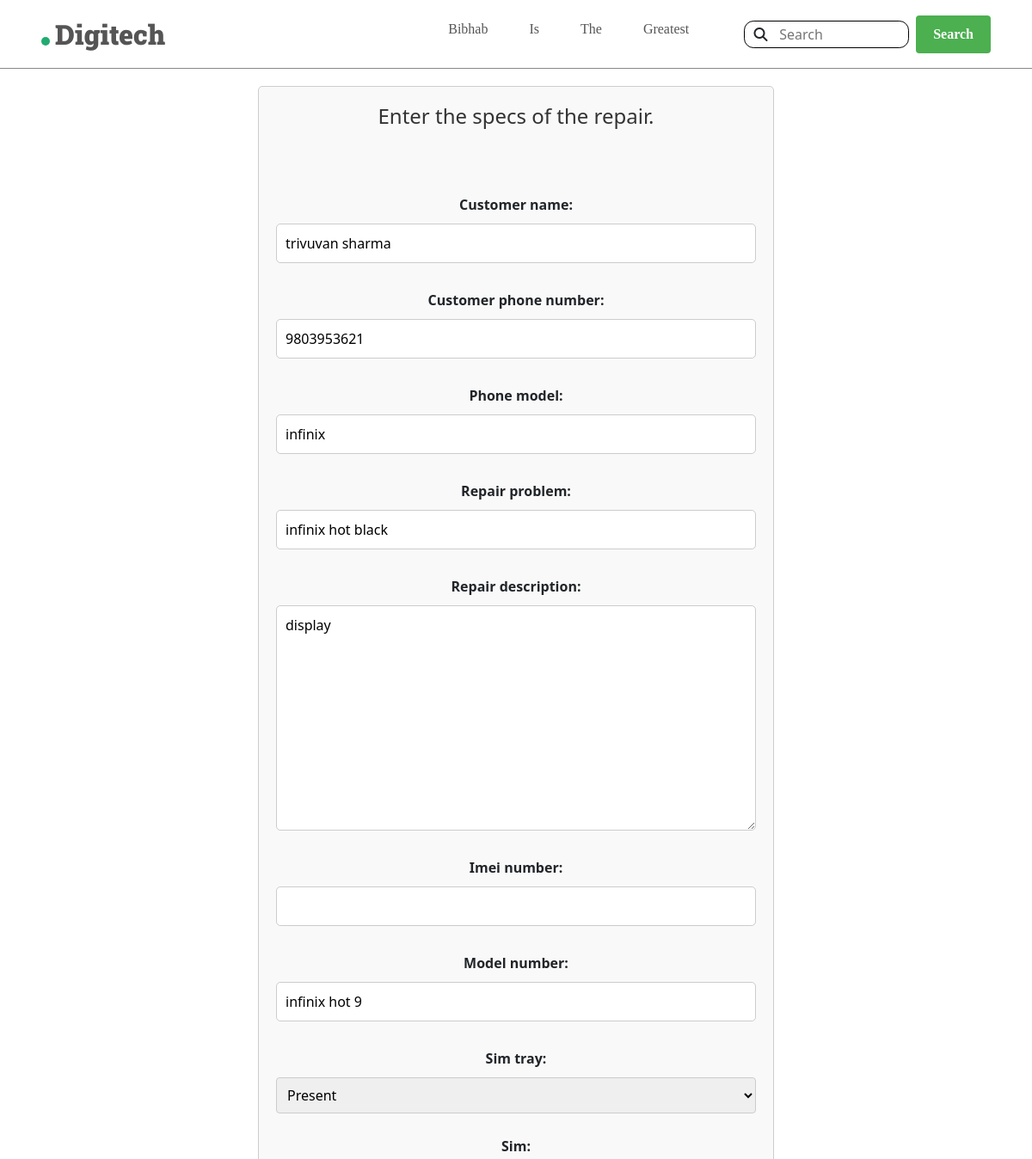
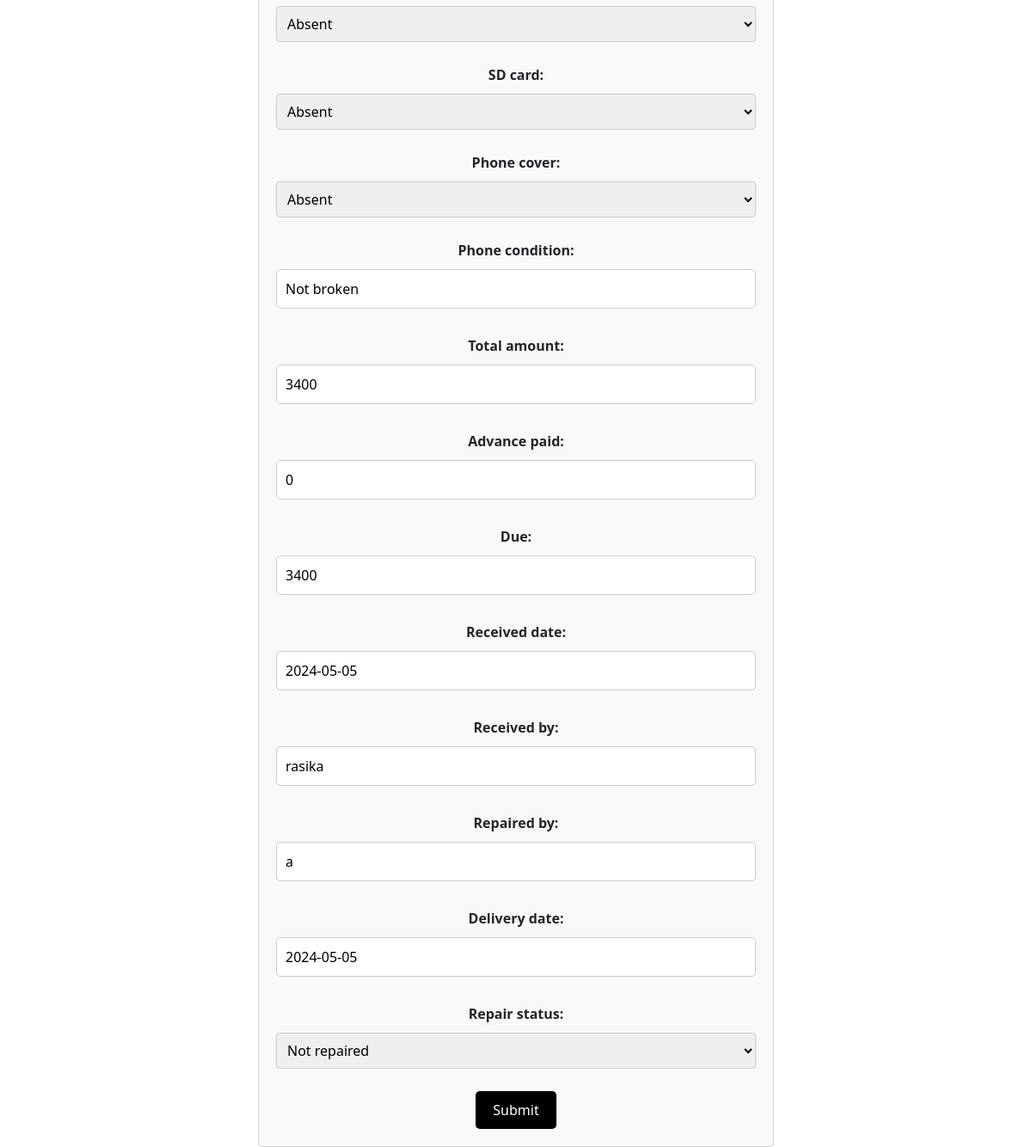
Screenshot of /repair/updateform/zK8xm127 with the database file from the repository (2 pictures, top to bottom).
### repair/models.py (models this page shows, shortened)
class Repair(models.Model):
    status_choices = [
        ("Not repaired", "Not repaired"),
        ("Repaired","Repaired"),
        ("Unrepairable","Unrepairable"),
        ("Outrepaired", "Outrepaired"),
        ("Completed","Completed")
    ]
    accessory_choices = [
        ("Present","Present"),
        ("Absent","Absent"),
    ]
    repair_id = models.CharField(max_length=8,blank=True)
    customer_name = models.CharField(max_length=30)
    customer_phone_number = models.CharField(max_length=10)
    phone_model = models.CharField(max_length=30)
    repair_problem = models.CharField(max_length=50)
    repair_description = models.TextField(null=True, blank=True)
    imei_number = models.CharField(max_length=30,null=True, blank=True)
    model_number = models.CharField(max_length=30,null=True, blank=True)
    sim_tray =models.CharField(max_length=20,choices=accessory_choices,default="Present")
    sim = models.CharField(max_length=20,choices=accessory_choices,default="Absent")
    SD_card = models.CharField(max_length=20,choices=accessory_choices,default="Absent")
    phone_cover = models.CharField(max_length=20,choices=accessory_choices,default="Absent")
    phone_condition = models.CharField(max_length=30,null=True, blank=True)
    total_amount = models.IntegerField()
    advance_paid = models.IntegerField()
    due = models.IntegerField()
    received_date = models.DateField(default=datetime.now)
    received_by = models.CharField(max_length=30)
    repaired_by = models.CharField(max_length=30,null=True, blank=True)
    delivery_date = models.DateField(default=datetime.now)
    repair_status=models.CharField(max_length=20,choices=status_choices,default="Not repaired")
    amount_paid = models.FloatField(null=True,blank=True)
    repair_cost_price = models.FloatField(null=True,blank=True)
    cost_price_description = models.CharField(max_length=50,null=True,blank=True)
    repair_profit = models.FloatField(null=True,blank=True)
    technician_profit = models.FloatField(null=True,blank=True)
    my_profit = models.FloatField(null=True, blank=True)
    outside_name = models.CharField(max_length=30,null=True,blank=True)
    outside_desc = models.CharField(max_length=30,null=True,blank=True)
    taken_by = models.CharField(max_length=30,null=True,blank=True)
    outside_cost = models.FloatField(null=True, blank=True)

### repair/views.py (the view, shortened to what this page needs)
# urls.py: path('updateform/<str:repair_id>', views.UpdateForm, name='updateform'),
def UpdateForm(request, repair_id):
    repair = Repair.objects.get(repair_id=repair_id)
    form = RepairForm(instance=repair)
    context = {'repair_form':form}
    print(form)
    return render(request,'repair/form.html', context)

### repair/forms.py
class RepairForm(ModelForm):
     class Meta:
        model = Repair
        fields = ['customer_name','customer_phone_number','phone_model','repair_problem','repair_description','imei_number','model_number','sim_tray','sim','SD_card','phone_cover','phone_condition','total_amount','advance_paid','due','received_date','received_by','repaired_by','delivery_date','repair_status']

### templates/repair/form.html (shortened to what this page needs)
{% extends 'repair/layout.html' %}
{% block body %}
<div class="form-container">
    <h3>Enter the specs of the repair.</h3>
    <br><br>
    <div>
        <form action="" method="post">
            {{ repair_form.as_p }}
            <input type="submit" style="background-color: black;">
        </form>
    </div>
</div>
{% endblock %}

### static/repair/repairHome.css (style rules this page uses)
label { display: block; margin-bottom: 5px; font-weight: bold; }
input[type="text"], input[type="tel"], select, textarea { width: 100%; padding: 8px; margin-bottom: 10px; border: 1px solid #ccc; border-radius: 4px; box-sizing: border-box; }
input[type="submit"] { background-color: #4caf50; color: white; padding: 10px 20px; border: none; border-radius: 4px; cursor: pointer; }
* { margin: 0; padding: 0; box-sizing: border-box; }
body { height: auto; width: 100vw; overflow-x: hidden; }
.form-container { max-width: 600px; margin: 0 auto; padding: 20px; border: 1px solid #ccc; border-radius: 5px; background-color: #f9f9f9; margin-top: 20px; text-align: center; }
.form-container h3 { font-size: 24px; color: #333; }
.form-container form { margin-top: 20px; }
.form-container label { display: block; margin-bottom: 10px; font-weight: bold; }
.form-container input[type="text"], .form-container input[type="number"], .form-container input[type="date"], .form-container textarea { width: 100%; padding: 10px; margin-bottom: 15px; border: 1px solid #ccc; border-radius: 5px; box-sizing: border-box; font-size: 16px; }
.form-container input[type="submit"] { background-color: #007bff; color: #fff; border: none; border-radius: 5px; padding: 10px 20px; cursor: pointer; }

### rows the page displays
Repair: customer_name "trivuvan sharma", customer_phone_number "9803953621", phone_model "infinix", repair_problem "infinix hot black", repair_description "display", model_number "infinix hot 9", sim_tray "Present", sim "Absent", SD_card "Absent", phone_cover "Absent", phone_condition "Not broken", total_amount "3400", advance_paid "0", due "3400", received_date "2024-05-05", received_by "rasika", repaired_by "a", delivery_date "2024-05-05", repair_status "Not repaired"
